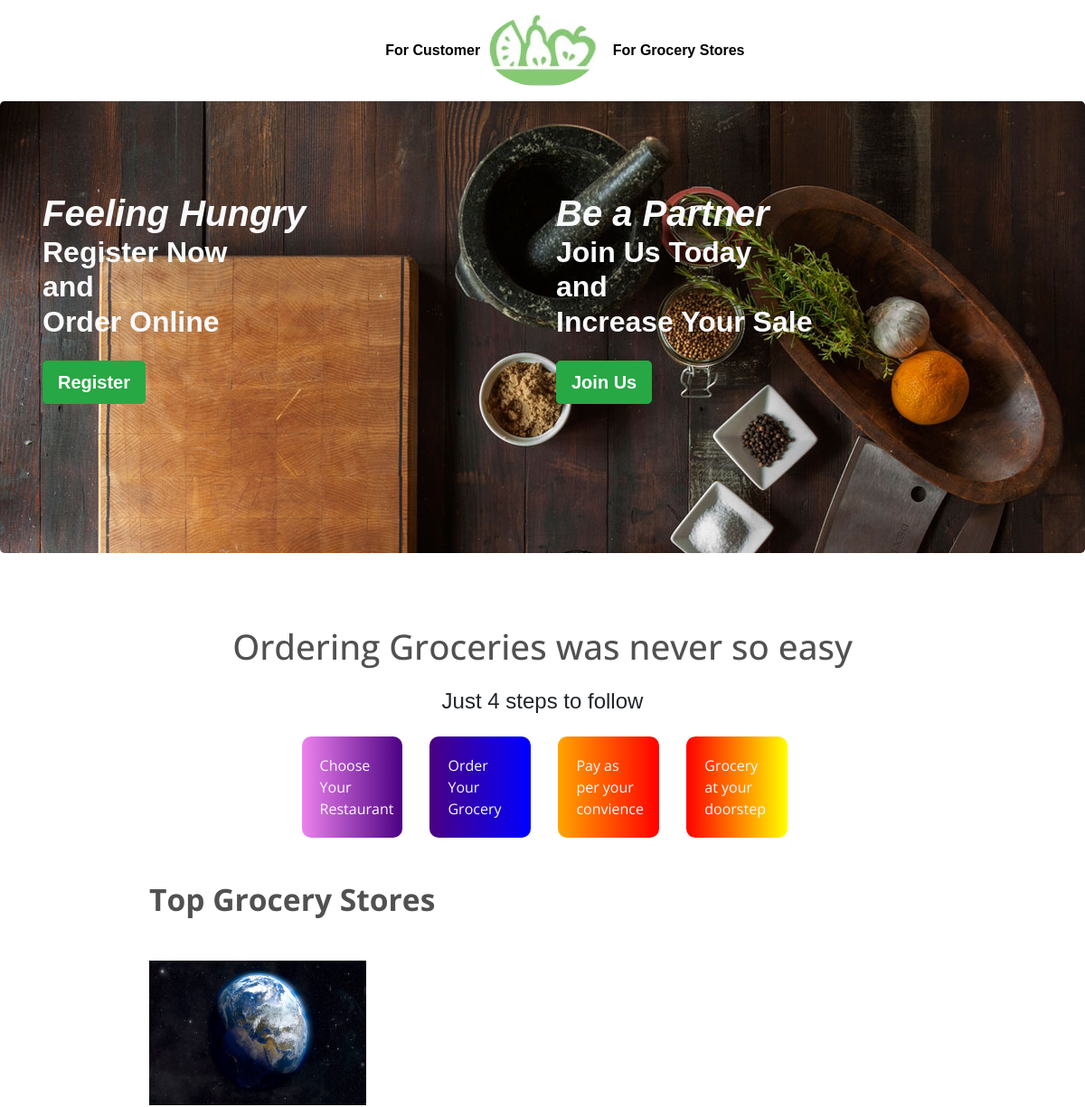
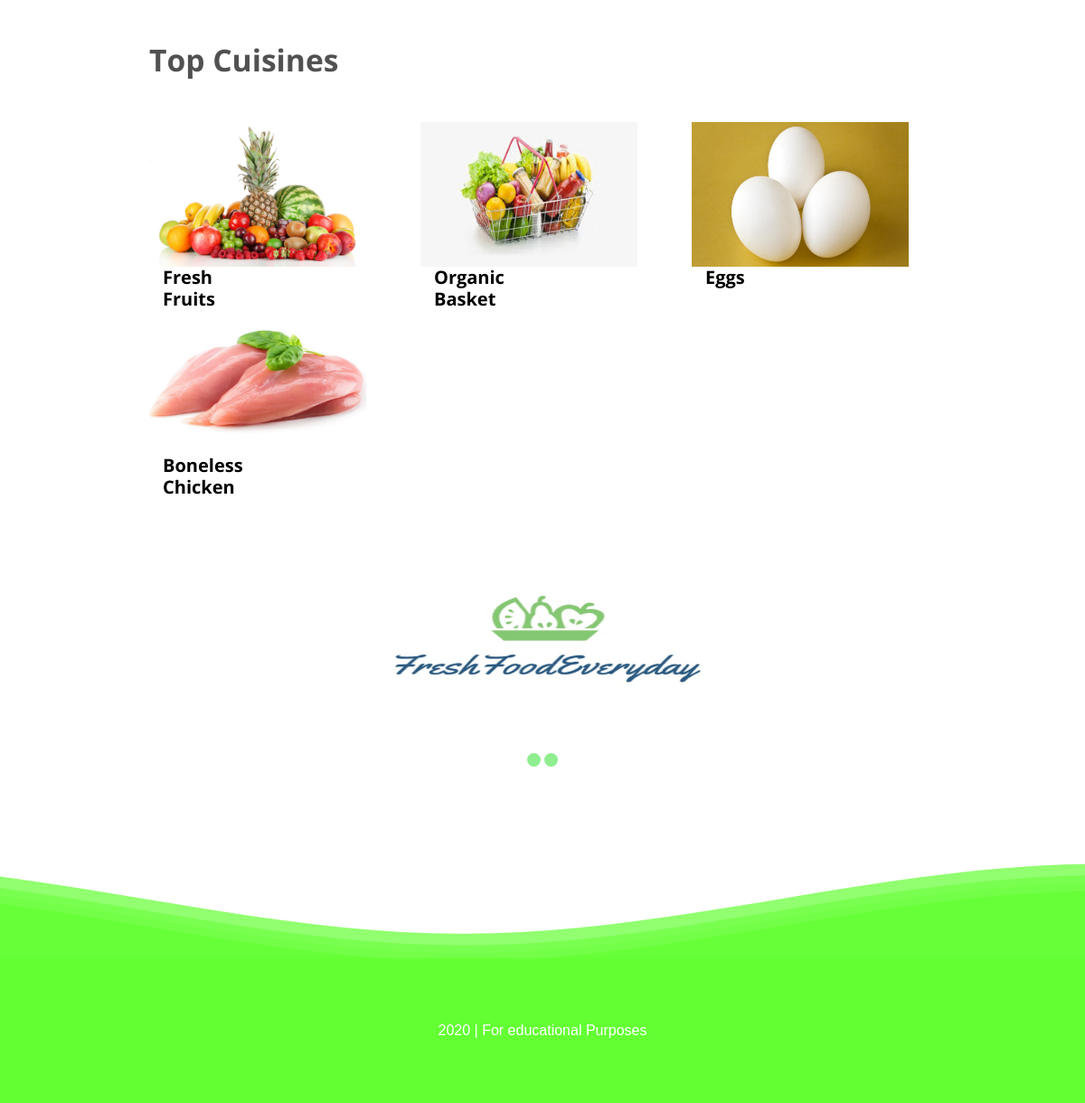
The page / on the database its author committed (2 pictures, top to bottom).
### webapp/models.py (models this page shows, shortened)
class Restaurant(models.Model):
    user = models.OneToOneField(
        settings.AUTH_USER_MODEL, on_delete=models.CASCADE)
    rname = models.CharField(max_length=100, blank=False)
    info = models.CharField(max_length=40, blank=False)
    min_ord = models.CharField(max_length=5, blank=False)
    location = models.CharField(max_length=40, blank=False)
    r_logo = models.FileField(blank=False)
    REST_STATE_OPEN = "Open"
    REST_STATE_CLOSE = "Closed"
    REST_STATE_CHOICES = (
        (REST_STATE_OPEN, REST_STATE_OPEN),
        (REST_STATE_CLOSE, REST_STATE_CLOSE)
    )
    status = models.CharField(
        max_length=50, choices=REST_STATE_CHOICES, default=REST_STATE_OPEN, blank=False)
    approved = models.BooleanField(blank=False, default=True)

class Item(models.Model):
    objects = models.Manager()
    id = models.AutoField(primary_key=True)
    fname = models.CharField(max_length=30, blank=False)
    category = models.CharField(max_length=50, blank=False)
    image = models.FileField(blank=True)
    description = models.TextField(max_length=500, default='')

### webapp/views.py (the view)
# urls.py: path('', views.index, name='index'),
def index(request):
    items = Item.objects.all()
    restuarants = Restaurant.objects.all()
    args = {
        'items': items,
        'restaurants': restuarants
    }
    return render(request, 'webapp/index.html', args)

### webapp/templates/webapp/index.html (shortened to what this page needs)
<!DOCTYPE html>
<html>
<head>
  {% load static %}
  <link rel="stylesheet" type="text/css" href="{% static 'webapp/css/bootstrap.min.css'%}">
  <link href="/static/webapp/css/style.css" rel="stylesheet" type="text/css" media="all" />
  <link rel='stylesheet' href='https://maxcdn.bootstrapcdn.com/font-awesome/4.5.0/css/font-awesome.min.css'>
  <link href="static/webapp/css/animate.css" rel='stylesheet' type='text-center/css' />
  <link rel="stylesheet" href="../../static/webapp/css/waves.css">
</head>
<body>
  <nav class="navbar navbar-expand-lg navbar-light navbar-fixed-top">
    <div class="container-fluid">
      <div class="navbar-collapse collapse w-100 dual-collapse2 order-1 order-md-0">
        <ul class="navbar-nav ml-auto text-center">
          <li class="nav-item active">
            <a class="nav-link text-light" href="{% url 'restuarant'%}">&nbsp;
              <strong style="color: black;">
                For Customer
              </strong>
            </a>
          </li>
        </ul>
      </div>
      <div class="mx-auto my-2 order-0 order-md-1 position-relative">
        <a class="mx-auto" href="#">
          <img src="static/webapp/images/freshlogo.png" style="height: 80px;" alt="Home"
            class="rounded-circle img-responsive">
        </a>
      </div>
      <div class="navbar-collapse collapse w-100 dual-collapse2 order-2 order-md-2">
        <ul class="navbar-nav mr-auto text-center">
          <li class="nav-item">
            <a class="nav-link text-light" href="{% url 'rlogin'%}"> &nbsp;
              <strong style="color: black;">
                For Grocery Stores
              </strong>
            </a>
          </li>
        </ul>
      </div>
    </div>
  </nav>
  <div class="jumbotron big-banner" style="height: 500px; width: 100%; padding-top:100px;">
    <div class="container">
      <div class="row">
        <div class="col">
          <div class="col4 text-light ">
            <h1 style="font-style:italic; font-family:sans-serif; ">
              <strong>
                Feeling Hungry
              </strong>
            </h1>
            <h2>
              <strong>Register Now<br />and<br />Order Online</strong>
            </h2>
          </div>
          <br>
          <a href="{% url 'register'%}" class="text-light">
            <button type="button" class="btn btn-success btn-lg">
              <strong>
                Register
              </strong>
            </button>
          </a>
        </div>
        <div class="col">
          <div class="col4 text-light">
            <h1 style="font-style:italic; font-family:sans-serif; ">
              <strong>
                Be a Partner
              </strong>
            </h1>
            <h2>
              <strong>Join Us Today<br />and<br>Increase Your Sale</strong>
            </h2>
          </div>
          <br>
          <a href="{% url 'rregister'%}" class="text-light">
            <button type="button" class="btn btn-success btn-lg">
              <strong>
                Join Us
              </strong>
            </button>
          </a>
        </div>
      </div>
    </div>
  </div>
  <div class="content">
    <div class="ordering-section" id="Order">
      <div class="container">
        <div class="ordering-section-head text-center wow bounceInRight" data-wow-delay="0.4s">
          <h3 style="font-family: Open Sans;">
            Ordering Groceries was never so easy
          </h3>
          <br>
          <h4>
            Just 4 steps to follow
          </h4>
          <br>
        </div>
        <div class="i-am-center">
          <div class="row ">
            <div class="col-sm-2 col-md-2S">
              <a href="{% url 'restuarant' %}" style="text-decoration: none;">
                <div style="font-family: Open Sans; background-image: linear-gradient(to right, violet, indigo);"
                  class="borders text-light">
                  <p style="opacity: 1;">Choose <span>Your Restaurant</span></p>
                </div>
              </a>
            </div>
            <div class="col-sm-2 col-md-2 ">
              <a href="{% url 'restuarant' %}" style="text-decoration: none;">
                <div style="font-family: Open Sans; background-image: linear-gradient(to right, indigo, blue);"
                  class="borders text-light">
                  <p>Order <span>Your Grocery</span></p>
                </div>
              </a>
            </div>
            <div class="col-sm-2 col-md-2">
              <a href="{% url 'restuarant' %}" style="text-decoration: none;">
                <div style="font-family: Open Sans; background-image: linear-gradient(to right, orange, red);"
                  class="borders text-light">
                  <p>Pay <span> as per your convience</span></p>
                </div>
              </a>
            </div>
            <div class="col-sm-2 col-md-2">
              <a href="{% url 'restuarant' %}" style="text-decoration: none;">
                <div style="font-family: Open Sans; background-image: linear-gradient(to right, red, yellow);"
                  class="borders text-light">
                  <p>Grocery <span>at your doorstep </span></p>
                </div>
              </a>
            </div>
          </div>
        </div>
      </div>
    </div>
  </div>
  <div class="container col-md-9">
    <div class="top-restaurent-head">
      <h3 style="font-family: Open Sans;">Top Grocery Stores</h3>
    </div>
    <div class="row">
      {% for restaurant in restaurants %}
      <div class="col-md-4 ">
        <div class="groceryStore">
          <a href="{% url 'restuarant' %}">
            <img style="width: 15rem; height: 10rem;" src="{{ restaurant.r_logo.url }}" class="img-responsive" alt="" />
          </a>
        </div>
      </div>
      {% endfor %}
      <br>
    </div>
  </div>
  <br>
  <br>
  <div class="container col-md-9">
    <div class="top-cuisine-head">
      <h3 style="font-family: Open Sans;">
        Top Cuisines
      </h3>
    </div>
    <div class="row">
      {% for item in items %}
      <div class="col-md-4 ">
        <div class="thumbnail">
          <a href="">
            <img style="width: 15rem; height: 10rem;" src="{{ item.image.url }}" class="img-responsive" alt="" />
          </a>
        </div>
        <div class="caption col-sm-4">
          <h5 class="text-secondary">
            <strong style="color: black; font-family: Open Sans;">
              {{ item.fname }}
            </strong>
          </h5>
        </div>
      </div>
      {% endfor %}
    </div>
    <div class="slider">
      <div class="image-container">
        <img src="static/webapp/images/freshFoodEveryday.png" class="slide" width="500" height="300" />
      </div>
      <div class="buttons">
        <a href="#slide-1"></a>
        <a href="#slide-2"></a>
      </div>
    </div>
  </div>
  <br>
  <br>
  <br>
  <br>
  <div>
  </div>
  <div class="wavecontent flex">
    <p>2020 | For educational Purposes</p>
  </div>
</body>
</html>

### webapp/static/webapp/css/style.css (style rules this page uses)
body { padding:0; margin:0; font-family: 'Source Sans Pro', sans-serif; }
body a { transition:0.5s all; -webkit-transition:0.5s all; -moz-transition:0.5s all; -o-transition:0.5s all; -ms-transition:0.5s all; }
h1,h2,h3,h4,h5,h6 { margin:0; }
p { margin:0; }
ul { margin:0; padding:0; }
.ordering-section { padding:4em 0; }
.ordering-section-head h3 { color: #515151; font-size: 2.6em; font-weight: 500; }
.top-restaurent-head h3 { color: #515151; font-family: 'Lobster Two', cursive; font-size: 2.1em; font-weight: 700; }
.top-restaurent-head { margin: 0 0 3em 0; }
.top-cuisine-head h3 { color: #515151; font-family: 'Lobster Two', cursive; font-size: 2.1em; font-weight: 700; }
.top-cuisine-head { margin: 0 0 3em 0; }
@media screen and (max-width:1366px) { .ordering-section-head h3 { font-size: 2.4em; } }
@media screen and (max-width:1366px) { .ordering-section { padding: 3em 0; } }

### webapp/static/webapp/css/waves.css (style rules this page uses)
.flex { display: flex; justify-content: center; align-items: center; text-align: center; }
.waves { position: relative; width: 100%; height: 15vh; margin-bottom: -7px; min-height: 100px; max-height: 150px; }
.wavecontent { position: relative; height: 20vh; text-align: center; color: white; background-color: rgb(99, 255, 51); }

### webapp/templates/webapp/index.html (style rules this page uses)
.big-banner { background-image: url('/static/webapp/images/slide_1.jpg'); }
.i-am-center { margin-left: 26%; max-width: 100%; }
.borders { transition: transform .2s; border-radius: 10px; padding: 20px; }
.groceryStore { transition: transform .2s; }
.slider { width: 500px; height: 300px; background-color: yellow; margin-left: auto; margin-right: auto; margin-top: 0px; text-align: center; overflow: hidden; }
.image-container { width: 1500px; background-color: pink; height: 300px; clear: both; position: relative; -webkit-transition: left 2s; -moz-transition: left 2s; -o-transition: left 2s; transition: left 2s; }
.slide { float: left; margin: 0px; padding: 0px; position: relative; }
.buttons { position: relative; top: -20px; }
.buttons a { display: inline-block; height: 15px; width: 15px; border-radius: 50px; background-color: lightgreen; }

### rows shown on the page
Restaurant: r_logo (picture)
Item: image (picture), fname "Fresh Fruits"
Item: image (picture), fname "Organic Basket"
Item: image (picture), fname "Eggs"
Item: image (picture), fname "Boneless Chicken"
